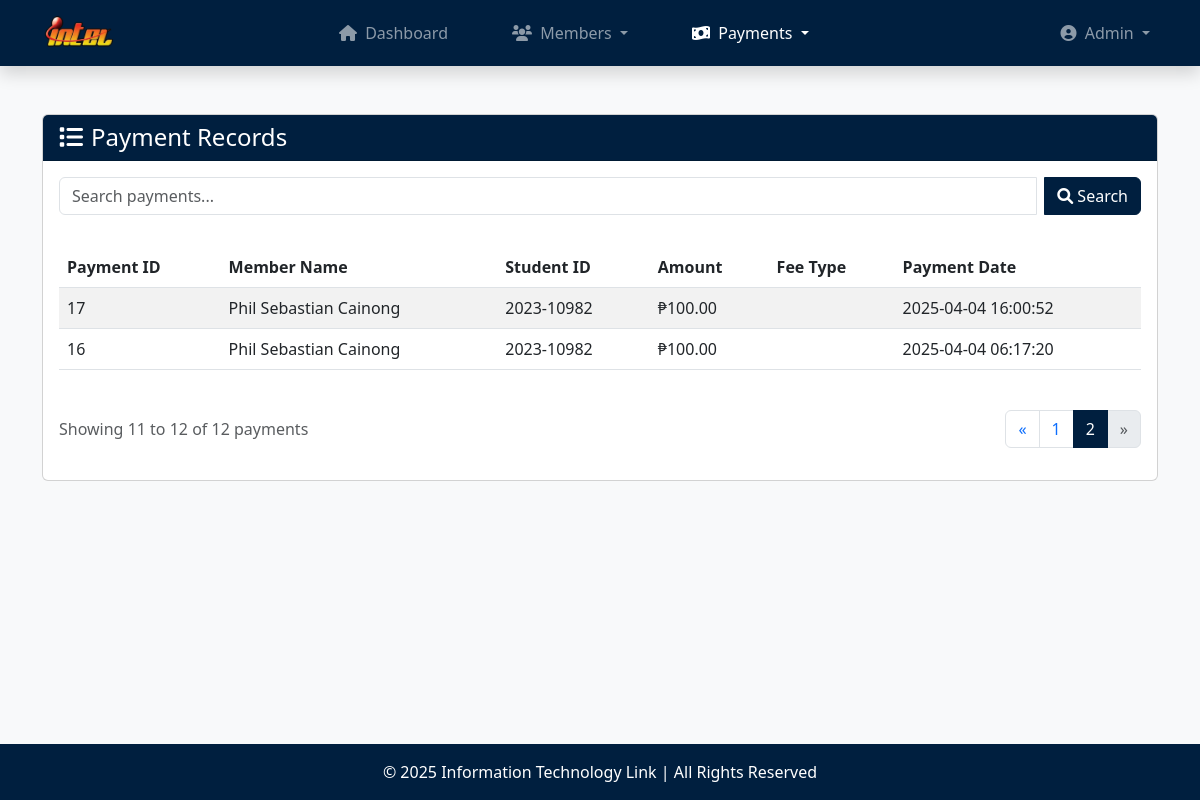
/payments.php?page=2 (signed in), run on an earlier commit of the app's database.
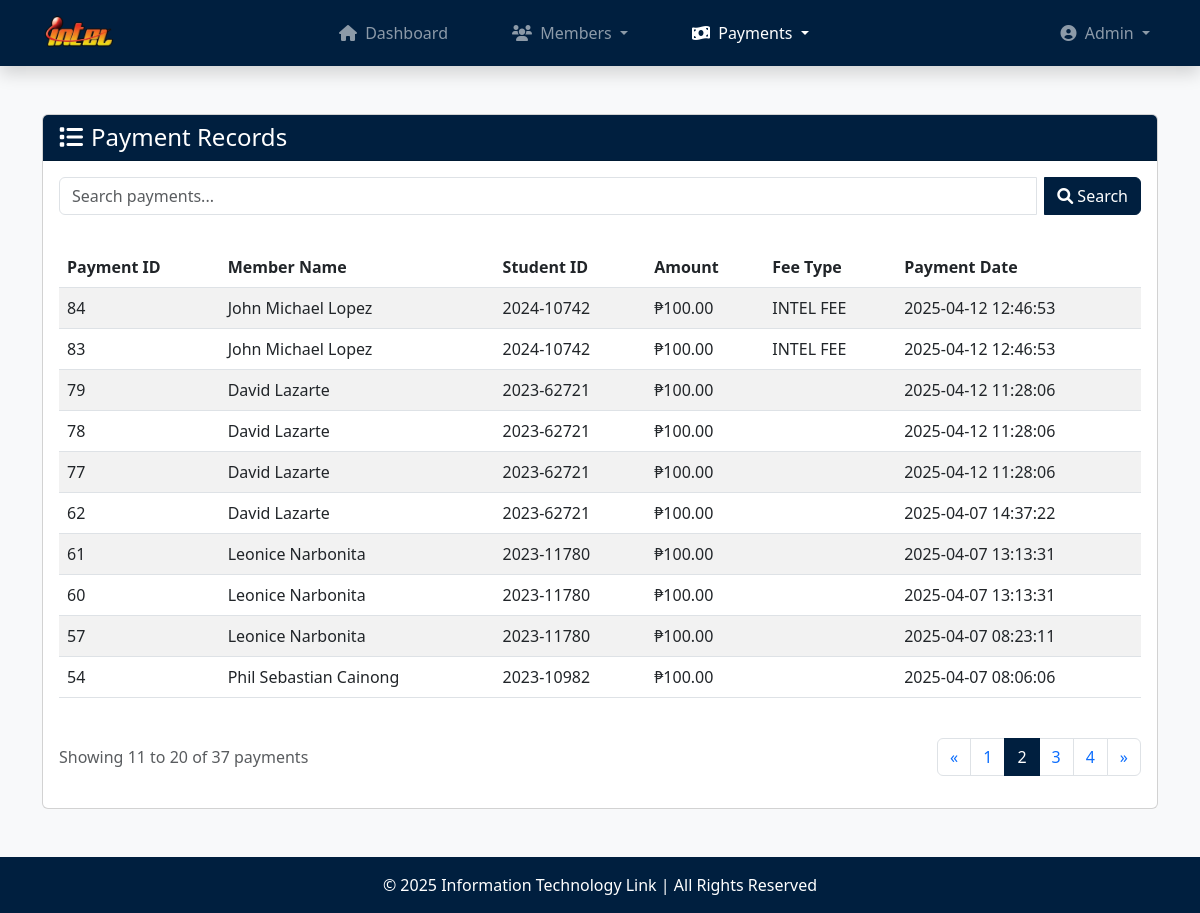
And on a later commit of the database.
### tables this page shows
CREATE TABLE `payments` (
  `payment_id` int(11) NOT NULL,
  `member_id` varchar(25) NOT NULL,
  `fee_type` varchar(20) NOT NULL,
  `amount` decimal(10,2) NOT NULL,
  `semester` varchar(50) NOT NULL,
  `school_year` varchar(20) NOT NULL,
  `payment_date` datetime NOT NULL DEFAULT current_timestamp()
);

CREATE TABLE `members` (
  `member_id` varchar(25) NOT NULL,
  `last_name` varchar(30) NOT NULL,
  `first_name` varchar(30) NOT NULL,
  `middle_name` varchar(30) DEFAULT NULL,
  `contact_num` varchar(15) NOT NULL,
  `email` varchar(60) NOT NULL,
  `status` enum('Active','Inactive') NOT NULL,
  `membership_date` timestamp NOT NULL DEFAULT current_timestamp()
);

### payments.php (the view, shortened to what the changed rows need)
<?php
    require_once('database.php');
    $payments_per_page = 10;
    $page = isset($_GET['page']) ? (int)$_GET['page'] : 1;
    $offset = ($page - 1) * $payments_per_page;
    $search_query = isset($_GET['search']) ? trim($_GET['search']) : "";
    $search_sql = "";
    $stmt = $conn->prepare("SELECT p.*, m.first_name, m.last_name FROM payments p
                            JOIN members m ON p.member_id = m.member_id
                            $search_sql
                            ORDER BY p.payment_date DESC
                            LIMIT ?, ?");
    if (!empty($search_query)) {
        $search_param = "%" . $search_query . "%";
        $stmt->bind_param("sssssssii", $search_param, $search_param, $search_param, $search_param, $search_param, $search_param, $search_param, $offset, $payments_per_page);
    } else {
        $stmt->bind_param("ii", $offset, $payments_per_page);
    }
    $stmt->execute();
    $payments_result = $stmt->get_result();
    $total_payments_stmt = $conn->prepare("SELECT COUNT(*) AS count FROM payments p
                                        JOIN members m ON p.member_id = m.member_id
                                        $search_sql");
    $total_payments_stmt->execute();
    $total_payments = $total_payments_stmt->get_result()->fetch_assoc()['count'];
    $total_pages = ceil($total_payments / $payments_per_page);
?>
<!DOCTYPE html>
<html lang="en">
<head>
    <link rel="stylesheet" href="https://cdn.jsdelivr.net/npm/bootstrap@5.3.0-alpha1/dist/css/bootstrap.min.css">
    <link rel="stylesheet" href="https://cdnjs.cloudflare.com/ajax/libs/font-awesome/6.0.0/css/all.min.css">
</head>
<body>
    <?php include('navbar.php'); ?>
    <main class="container my-5">
        <div class="card">
            <div class="card-body">
                <div class="table-responsive">
                    <table class="table table-striped">
                        <thead>
                            <tr>
                                <th>Payment ID</th>
                                <th>Member Name</th>
                                <th>Student ID</th>
                                <th>Amount</th>
                                <th>Fee Type</th>
                                <th>Payment Date</th>
                            </tr>
                        </thead>
                        <tbody id="paymentTableBody">
                            <?php if ($total_payments > 0): ?>
                                <?php if ($payments_result->num_rows > 0): ?>
                                    <?php while ($payment = $payments_result->fetch_assoc()): ?>
                                        <tr>
                                            <td><?php echo htmlspecialchars($payment['payment_id']); ?></td>
                                            <td><?php echo htmlspecialchars($payment['first_name'] . ' ' . $payment['last_name']); ?></td>
                                            <td><?php echo htmlspecialchars($payment['member_id']); ?></td>
                                            <td>₱<?php echo number_format($payment['amount'], 2); ?></td>
                                            <td><?php echo htmlspecialchars($payment['fee_type']); ?></td>
                                            <td><?php echo htmlspecialchars($payment['payment_date']); ?></td>
                                        </tr>
                                    <?php endwhile; ?>
                                <?php endif; ?>
                            <?php endif; ?>
                        </tbody>
                    </table>
                </div>
                <?php if($total_pages > 1): ?>
                    <div class="d-flex justify-content-between align-items-center mt-4">
                        <div>
                            <p class="text-muted">Showing <?php echo min($offset + 1, $total_payments); ?> to <?php echo min($offset + $payments_per_page, $total_payments); ?> of <?php echo $total_payments; ?> payments</p>
                        </div>
                        <nav aria-label="Page navigation">
                            <ul class="pagination">
                                <li class="page-item <?php echo ($page <= 1) ? 'disabled' : ''; ?>">
                                    <a class="page-link" href="?page=<?php echo $page - 1; ?><?php echo !empty($search_query) ? '&search=' . urlencode($search_query) : ''; ?>" aria-label="Previous">
                                        <span aria-hidden="true">&laquo;</span>
                                    </a>
                                </li>
                                <?php for($i = max(1, $page - 2); $i <= min($page + 2, $total_pages); $i++): ?>
                                    <li class="page-item <?php echo ($page == $i) ? 'active' : ''; ?>">
                                        <a class="page-link" href="?page=<?php echo $i; ?><?php echo !empty($search_query) ? '&search=' . urlencode($search_query) : ''; ?>">
                                            <?php echo $i; ?>
                                        </a>
                                    </li>
                                <?php endfor; ?>
                                <li class="page-item <?php echo ($page >= $total_pages) ? 'disabled' : ''; ?>">
                                    <a class="page-link" href="?page=<?php echo $page + 1; ?><?php echo !empty($search_query) ? '&search=' . urlencode($search_query) : ''; ?>" aria-label="Next">
                                        <span aria-hidden="true">&raquo;</span>
                                    </a>
                                </li>
                            </ul>
                        </nav>
                    </div>
                <?php endif; ?>
            </div>
        </div>
    </main>
</body>
</html>

What changed in the data, as far as the page shows it:
removed payments: payment_id "17", member.last_name "Phil Sebastian Cainong", member "2023-10982", amount "100.00", payment_date "2025-04-04 16:00:52"
removed payments: payment_id "16", member.last_name "Phil Sebastian Cainong", member "2023-10982", amount "100.00", payment_date "2025-04-04 06:17:20"
added payments: payment_id "84", member.last_name "John Michael Lopez", member "2024-10742", amount "100.00", fee_type "INTEL FEE", payment_date "2025-04-12 12:46:53"
added payments: payment_id "83", member.last_name "John Michael Lopez", member "2024-10742", amount "100.00", fee_type "INTEL FEE", payment_date "2025-04-12 12:46:53"
added payments: payment_id "79", member.last_name "David Lazarte", member "2023-62721", amount "100.00", payment_date "2025-04-12 11:28:06"
added payments: payment_id "78", member.last_name "David Lazarte", member "2023-62721", amount "100.00", payment_date "2025-04-12 11:28:06"
added payments: payment_id "77", member.last_name "David Lazarte", member "2023-62721", amount "100.00", payment_date "2025-04-12 11:28:06"
added payments: payment_id "62", member.last_name "David Lazarte", member "2023-62721", amount "100.00", payment_date "2025-04-07 14:37:22"
added payments: payment_id "61", member.last_name "Leonice Narbonita", member "2023-11780", amount "100.00", payment_date "2025-04-07 13:13:31"
added payments: payment_id "60", member.last_name "Leonice Narbonita", member "2023-11780", amount "100.00", payment_date "2025-04-07 13:13:31"
added payments: payment_id "57", member.last_name "Leonice Narbonita", member "2023-11780", amount "100.00", payment_date "2025-04-07 08:23:11"
added payments: payment_id "54", member.last_name "Phil Sebastian Cainong", member "2023-10982", amount "100.00", payment_date "2025-04-07 08:06:06"
Also different on the page:
min($offset + $payments_per_page, $total_payments): "12" → "20"
$total_payments: "12" → "37"
new list line: "3"
new list line: "4"
